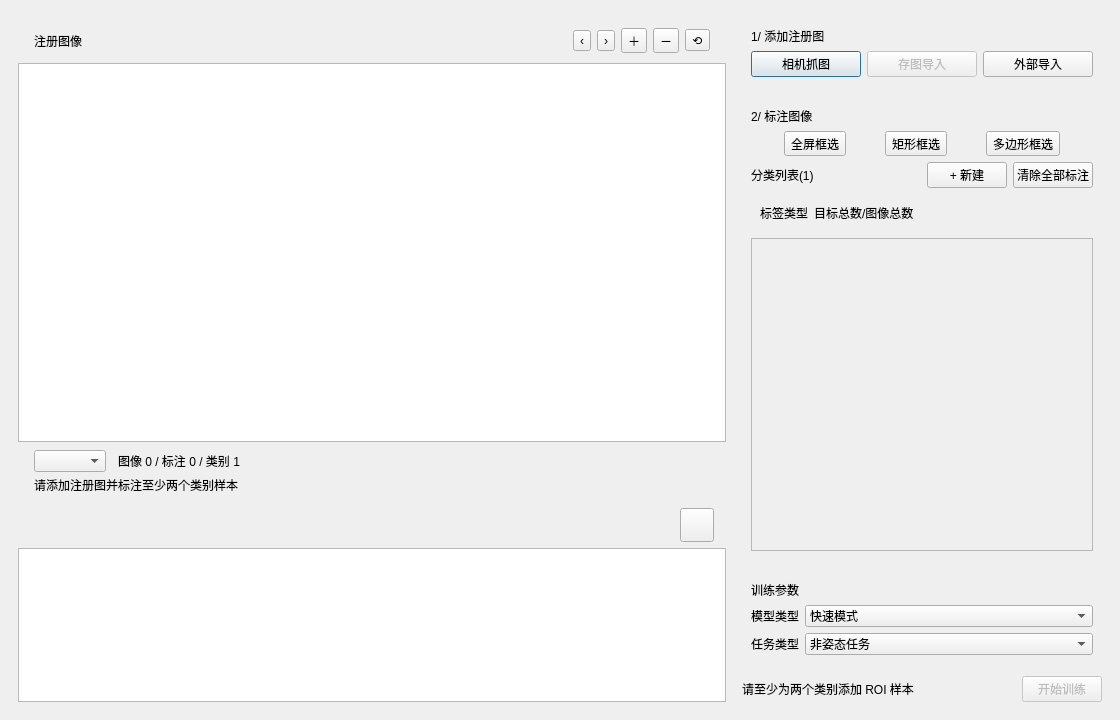
<?xml version="1.0" encoding="UTF-8"?>
<ui version="4.0">
 <class>RegisteredClassificationTrainingDialog</class>
 <widget class="QDialog" name="RegisteredClassificationTrainingDialog">
  <property name="geometry"><rect><x>0</x><y>0</y><width>1120</width><height>720</height></rect></property>
  <property name="minimumSize"><size><width>760</width><height>520</height></size></property>
  <property name="windowTitle"><string>注册分类</string></property>
  <layout class="QHBoxLayout" name="rootLayout" stretch="1,0"><property name="leftMargin"><number>18</number></property><property name="topMargin"><number>18</number></property><property name="rightMargin"><number>18</number></property><property name="bottomMargin"><number>18</number></property><property name="spacing"><number>16</number></property>
   <item><widget class="QFrame" name="previewPanel"><property name="panelRole" stdset="0"><string>previewPanel</string></property><layout class="QVBoxLayout" name="previewLayout"><property name="leftMargin"><number>0</number></property><property name="topMargin"><number>0</number></property><property name="rightMargin"><number>0</number></property><property name="bottomMargin"><number>0</number></property><property name="spacing"><number>0</number></property>
    <item><widget class="QFrame" name="previewToolbar"><property name="panelRole" stdset="0"><string>previewToolbar</string></property><layout class="QHBoxLayout" name="toolbarLayout"><property name="leftMargin"><number>16</number></property><property name="topMargin"><number>10</number></property><property name="rightMargin"><number>16</number></property><property name="bottomMargin"><number>10</number></property><item><widget class="QLabel" name="previewTitleLabel"><property name="role" stdset="0"><string>windowTitle</string></property><property name="text"><string>注册图像</string></property></widget></item><item><spacer name="toolbarSpacer"><property name="orientation"><enum>Qt::Horizontal</enum></property><property name="sizeHint" stdset="0"><size><width>40</width><height>20</height></size></property></spacer></item><item><widget class="QToolButton" name="registeredTrainingPreviousImageButton"><property name="toolTip"><string>上一张注册图</string></property><property name="text"><string>‹</string></property></widget></item><item><widget class="QToolButton" name="registeredTrainingNextImageButton"><property name="toolTip"><string>下一张注册图</string></property><property name="text"><string>›</string></property></widget></item><item><widget class="QToolButton" name="registeredTrainingZoomInButton"><property name="toolTip"><string>放大</string></property><property name="text"><string>＋</string></property></widget></item><item><widget class="QToolButton" name="registeredTrainingZoomOutButton"><property name="toolTip"><string>缩小</string></property><property name="text"><string>－</string></property></widget></item><item><widget class="QToolButton" name="registeredTrainingFitButton"><property name="toolTip"><string>适配窗口</string></property><property name="text"><string>⟲</string></property></widget></item></layout></widget></item>
    <item><widget class="QStackedWidget" name="registeredTrainingPreviewStack"><widget class="QWidget" name="registeredTrainingImagePage"><layout class="QVBoxLayout" name="imagePageLayout"><property name="leftMargin"><number>0</number></property><property name="topMargin"><number>0</number></property><property name="rightMargin"><number>0</number></property><property name="bottomMargin"><number>0</number></property><item><widget class="QGraphicsView" name="registeredTrainingPreviewView"><property name="panelRole" stdset="0"><string>trainingCanvas</string></property></widget></item></layout></widget>
     <widget class="QWidget" name="registeredTrainingPreviewPage"><property name="panelRole" stdset="0"><string>roiPreviewPage</string></property><layout class="QVBoxLayout" name="previewPageLayout"><property name="leftMargin"><number>24</number></property><property name="topMargin"><number>22</number></property><property name="rightMargin"><number>24</number></property><property name="bottomMargin"><number>22</number></property><property name="spacing"><number>16</number></property><item><layout class="QHBoxLayout" name="previewPageHeaderLayout"><item><widget class="QLabel" name="registeredTrainingPreviewPageTitle"><property name="role" stdset="0"><string>previewPageTitle</string></property><property name="text"><string>Classification0 | 已标注目标：0</string></property></widget></item><item><spacer name="previewHeaderSpacer"><property name="orientation"><enum>Qt::Horizontal</enum></property><property name="sizeHint" stdset="0"><size><width>40</width><height>20</height></size></property></spacer></item><item><widget class="QToolButton" name="registeredTrainingPreviewCloseButton"><property name="toolTip"><string>关闭预览</string></property><property name="text"><string>×</string></property></widget></item></layout></item><item><widget class="QLabel" name="registeredTrainingPreviewEmptyLabel"><property name="role" stdset="0"><string>previewEmpty</string></property><property name="text"><string>当前类别暂无 ROI 标注</string></property><property name="alignment"><set>Qt::AlignCenter</set></property></widget></item><item><widget class="QScrollArea" name="registeredTrainingRoiPreviewScrollArea"><property name="widgetResizable"><bool>true</bool></property><widget class="QWidget" name="registeredTrainingRoiPreviewList"><property name="geometry"><rect><x>0</x><y>0</y><width>400</width><height>300</height></rect></property><layout class="QVBoxLayout" name="registeredTrainingRoiPreviewListLayout"><property name="leftMargin"><number>0</number></property><property name="topMargin"><number>0</number></property><property name="rightMargin"><number>0</number></property><property name="bottomMargin"><number>0</number></property><property name="spacing"><number>14</number></property></layout></widget></widget></item></layout></widget>
    </widget></item>
    <item><widget class="QFrame" name="statusBar"><property name="panelRole" stdset="0"><string>statusBar</string></property><layout class="QGridLayout" name="statusLayout"><property name="leftMargin"><number>16</number></property><property name="topMargin"><number>8</number></property><property name="rightMargin"><number>16</number></property><property name="bottomMargin"><number>8</number></property><property name="horizontalSpacing"><number>12</number></property><property name="verticalSpacing"><number>4</number></property><item row="0" column="0"><widget class="QComboBox" name="registeredTrainingFilterCombo"><property name="role" stdset="0"><string>filterBox</string></property></widget></item><item row="0" column="1"><widget class="QLabel" name="registeredTrainingImageStatusLabel"><property name="text"><string>图像 0 / 标注 0 / 类别 1</string></property></widget></item><item row="0" column="2"><spacer name="statusSpacer"><property name="orientation"><enum>Qt::Horizontal</enum></property><property name="sizeHint" stdset="0"><size><width>40</width><height>20</height></size></property></spacer></item><item row="0" column="3"><widget class="QLabel" name="registeredTrainingPixelLabel"><property name="text"><string/></property><property name="alignment"><set>Qt::AlignRight|Qt::AlignVCenter</set></property></widget></item><item row="1" column="0" colspan="4"><widget class="QLabel" name="registeredTrainingEditStatusLabel"><property name="text"><string>请添加注册图并标注至少两个类别样本</string></property><property name="wordWrap"><bool>true</bool></property></widget></item></layout></widget></item>
    <item><widget class="QFrame" name="thumbnailToolbar"><property name="panelRole" stdset="0"><string>thumbnailToolbar</string></property><layout class="QHBoxLayout" name="thumbnailToolbarLayout"><property name="leftMargin"><number>12</number></property><property name="topMargin"><number>6</number></property><property name="rightMargin"><number>12</number></property><property name="bottomMargin"><number>6</number></property><item><spacer name="thumbnailToolbarSpacer"><property name="orientation"><enum>Qt::Horizontal</enum></property><property name="sizeHint" stdset="0"><size><width>40</width><height>20</height></size></property></spacer></item><item><widget class="QToolButton" name="registeredTrainingDeleteAllImagesButton"><property name="minimumSize"><size><width>34</width><height>34</height></size></property><property name="toolTip"><string>删除全部注册图</string></property><property name="text"><string/></property></widget></item></layout></widget></item>
    <item><widget class="QListWidget" name="registeredTrainingThumbnailList"><property name="minimumSize"><size><width>0</width><height>154</height></size></property><property name="maximumSize"><size><width>16777215</width><height>154</height></size></property><property name="viewMode"><enum>QListView::IconMode</enum></property><property name="iconSize"><size><width>96</width><height>72</height></size></property><property name="movement"><enum>QListView::Static</enum></property><property name="flow"><enum>QListView::LeftToRight</enum></property><property name="isWrapping" stdset="0"><bool>false</bool></property><property name="resizeMode"><enum>QListView::Adjust</enum></property><property name="spacing"><number>8</number></property></widget></item>
   </layout></widget></item>
   <item><widget class="QFrame" name="rightPanel"><property name="minimumSize"><size><width>360</width><height>0</height></size></property><property name="maximumSize"><size><width>430</width><height>16777215</height></size></property><property name="panelRole" stdset="0"><string>rightPanel</string></property><layout class="QVBoxLayout" name="rightLayout"><property name="leftMargin"><number>0</number></property><property name="topMargin"><number>0</number></property><property name="rightMargin"><number>0</number></property><property name="bottomMargin"><number>0</number></property><property name="spacing"><number>12</number></property>
    <item><widget class="QFrame" name="addCard"><property name="panelRole" stdset="0"><string>trainingCard</string></property><layout class="QVBoxLayout" name="addCardLayout"><item><widget class="QLabel" name="addCardTitle"><property name="role" stdset="0"><string>cardTitle</string></property><property name="text"><string>1/ 添加注册图</string></property></widget></item><item><layout class="QHBoxLayout" name="addButtonsLayout"><item><widget class="QPushButton" name="trainingCameraCaptureButton"><property name="text"><string>相机抓图</string></property></widget></item><item><widget class="QPushButton" name="trainingStoredImageButton"><property name="enabled"><bool>false</bool></property><property name="toolTip"><string>存图导入暂未接入</string></property><property name="text"><string>存图导入</string></property></widget></item><item><widget class="QPushButton" name="trainingExternalImportButton"><property name="text"><string>外部导入</string></property></widget></item></layout></item></layout></widget></item>
    <item><widget class="QFrame" name="markCard"><property name="panelRole" stdset="0"><string>trainingCard</string></property><layout class="QVBoxLayout" name="markCardLayout"><item><widget class="QLabel" name="markCardTitle"><property name="role" stdset="0"><string>cardTitle</string></property><property name="text"><string>2/ 标注图像</string></property></widget></item><item><layout class="QHBoxLayout" name="roiButtonsLayout"><item><widget class="QToolButton" name="trainingFullRoiButton"><property name="toolTip"><string>全屏框选</string></property><property name="text"><string>全屏框选</string></property><property name="checkable"><bool>true</bool></property></widget></item><item><widget class="QToolButton" name="trainingRectRoiButton"><property name="toolTip"><string>矩形框选</string></property><property name="text"><string>矩形框选</string></property><property name="checkable"><bool>true</bool></property></widget></item><item><widget class="QToolButton" name="trainingPolygonRoiButton"><property name="toolTip"><string>多边形框选</string></property><property name="text"><string>多边形框选</string></property><property name="checkable"><bool>true</bool></property></widget></item></layout></item>
     <item><layout class="QHBoxLayout" name="classActionsLayout"><item><widget class="QLabel" name="registeredTrainingClassCountLabel"><property name="text"><string>分类列表(1)</string></property></widget></item><item><spacer name="classActionsSpacer"><property name="orientation"><enum>Qt::Horizontal</enum></property><property name="sizeHint" stdset="0"><size><width>20</width><height>20</height></size></property></spacer></item><item><widget class="QPushButton" name="registeredTrainingCreateClassButton"><property name="text"><string>+ 新建</string></property></widget></item><item><widget class="QPushButton" name="registeredTrainingClearAllMarksButton"><property name="text"><string>清除全部标注</string></property></widget></item></layout></item>
     <item><widget class="QFrame" name="classHeader"><property name="panelRole" stdset="0"><string>classHeader</string></property><layout class="QHBoxLayout" name="classHeaderLayout"><item><widget class="QLabel" name="classNameHeader"><property name="text"><string>标签类型</string></property></widget></item><item><widget class="QLabel" name="classCountHeader"><property name="text"><string>目标总数/图像总数</string></property></widget></item><item><spacer name="classHeaderSpacer"><property name="orientation"><enum>Qt::Horizontal</enum></property><property name="sizeHint" stdset="0"><size><width>128</width><height>20</height></size></property></spacer></item></layout></widget></item>
     <item><widget class="QScrollArea" name="registeredTrainingClassScrollArea"><property name="minimumSize"><size><width>0</width><height>96</height></size></property><property name="widgetResizable"><bool>true</bool></property><widget class="QWidget" name="registeredTrainingClassList"><property name="geometry"><rect><x>0</x><y>0</y><width>360</width><height>96</height></rect></property><property name="panelRole" stdset="0"><string>classList</string></property><layout class="QVBoxLayout" name="registeredTrainingClassListLayout"><property name="leftMargin"><number>0</number></property><property name="topMargin"><number>0</number></property><property name="rightMargin"><number>0</number></property><property name="bottomMargin"><number>0</number></property><property name="spacing"><number>8</number></property></layout></widget></widget></item>
    </layout></widget></item>
    <item><widget class="QFrame" name="optionsCard"><property name="panelRole" stdset="0"><string>trainingCard</string></property><layout class="QFormLayout" name="optionsLayout"><item row="0" column="0" colspan="2"><widget class="QLabel" name="optionsTitle"><property name="role" stdset="0"><string>cardTitle</string></property><property name="text"><string>训练参数</string></property></widget></item><item row="1" column="0"><widget class="QLabel" name="modelTypeLabel"><property name="text"><string>模型类型</string></property></widget></item><item row="1" column="1"><widget class="QComboBox" name="registeredTrainingModelTypeCombo"><item><property name="text"><string>快速模式</string></property></item></widget></item><item row="2" column="0"><widget class="QLabel" name="taskTypeLabel"><property name="text"><string>任务类型</string></property></widget></item><item row="2" column="1"><widget class="QComboBox" name="registeredTrainingTaskTypeCombo"><item><property name="text"><string>非姿态任务</string></property></item></widget></item></layout></widget></item>
    <item><layout class="QHBoxLayout" name="bottomLayout"><item><widget class="QLabel" name="registeredTrainingStateLabel"><property name="role" stdset="0"><string>stateLabel</string></property><property name="text"><string>请至少为两个类别添加 ROI 样本</string></property><property name="wordWrap"><bool>true</bool></property><property name="sizePolicy"><sizepolicy hsizetype="Expanding" vsizetype="Preferred"><horstretch>1</horstretch><verstretch>0</verstretch></sizepolicy></property></widget></item><item><widget class="QPushButton" name="registeredTrainingStartButton"><property name="enabled"><bool>false</bool></property><property name="actionRole" stdset="0"><string>primary</string></property><property name="text"><string>开始训练</string></property></widget></item></layout></item>
   </layout></widget></item>
  </layout>
 </widget>
 <resources/>
 <connections/>
</ui>
